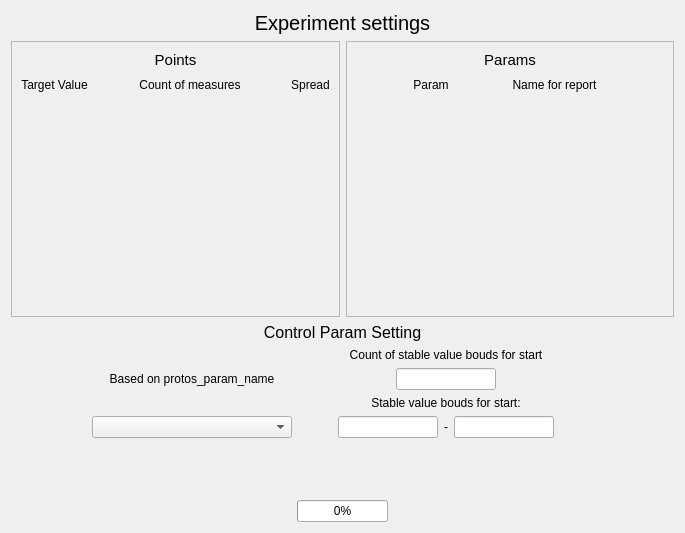
<?xml version="1.0" encoding="UTF-8"?>
<ui version="4.0">
 <class>ExperimentSettings</class>
 <widget class="QWidget" name="ExperimentSettings">
  <property name="geometry">
   <rect>
    <x>0</x>
    <y>0</y>
    <width>685</width>
    <height>533</height>
   </rect>
  </property>
  <property name="windowTitle">
   <string>Form</string>
  </property>
  <layout class="QVBoxLayout" name="verticalLayout_8">
   <item>
    <widget class="QLabel" name="main_label">
     <property name="font">
      <font>
       <pointsize>15</pointsize>
      </font>
     </property>
     <property name="text">
      <string>Experiment settings</string>
     </property>
     <property name="alignment">
      <set>Qt::AlignCenter</set>
     </property>
    </widget>
   </item>
   <item>
    <layout class="QHBoxLayout" name="horizontalLayout_4">
     <item>
      <widget class="QScrollArea" name="scrollArea">
       <property name="widgetResizable">
        <bool>true</bool>
       </property>
       <widget class="QWidget" name="ponts_area">
        <property name="geometry">
         <rect>
          <x>0</x>
          <y>0</y>
          <width>328</width>
          <height>244</height>
         </rect>
        </property>
        <layout class="QVBoxLayout" name="verticalLayout_2">
         <item>
          <widget class="QLabel" name="label_9">
           <property name="font">
            <font>
             <pointsize>11</pointsize>
            </font>
           </property>
           <property name="text">
            <string>Points</string>
           </property>
           <property name="alignment">
            <set>Qt::AlignCenter</set>
           </property>
          </widget>
         </item>
         <item>
          <layout class="QHBoxLayout" name="horizontalLayout_5">
           <item>
            <widget class="QLabel" name="label_7">
             <property name="text">
              <string>Target Value</string>
             </property>
             <property name="alignment">
              <set>Qt::AlignCenter</set>
             </property>
            </widget>
           </item>
           <item>
            <spacer name="horizontalSpacer_6">
             <property name="orientation">
              <enum>Qt::Horizontal</enum>
             </property>
             <property name="sizeHint" stdset="0">
              <size>
               <width>40</width>
               <height>20</height>
              </size>
             </property>
            </spacer>
           </item>
           <item>
            <widget class="QLabel" name="label_6">
             <property name="text">
              <string>Count of measures</string>
             </property>
             <property name="alignment">
              <set>Qt::AlignCenter</set>
             </property>
            </widget>
           </item>
           <item>
            <spacer name="horizontalSpacer_7">
             <property name="orientation">
              <enum>Qt::Horizontal</enum>
             </property>
             <property name="sizeHint" stdset="0">
              <size>
               <width>40</width>
               <height>20</height>
              </size>
             </property>
            </spacer>
           </item>
           <item>
            <widget class="QLabel" name="label_8">
             <property name="text">
              <string>Spread</string>
             </property>
             <property name="alignment">
              <set>Qt::AlignCenter</set>
             </property>
            </widget>
           </item>
          </layout>
         </item>
         <item>
          <layout class="QVBoxLayout" name="ponts_layout">
           <property name="spacing">
            <number>3</number>
           </property>
          </layout>
         </item>
         <item>
          <spacer name="verticalSpacer">
           <property name="orientation">
            <enum>Qt::Vertical</enum>
           </property>
           <property name="sizeHint" stdset="0">
            <size>
             <width>20</width>
             <height>40</height>
            </size>
           </property>
          </spacer>
         </item>
         <item>
          <layout class="QHBoxLayout" name="horizontalLayout_8">
           <item>
            <widget class="QPushButton" name="add_point_btn">
             <property name="sizePolicy">
              <sizepolicy hsizetype="Fixed" vsizetype="Fixed">
               <horstretch>0</horstretch>
               <verstretch>0</verstretch>
              </sizepolicy>
             </property>
             <property name="minimumSize">
              <size>
               <width>30</width>
               <height>30</height>
              </size>
             </property>
             <property name="maximumSize">
              <size>
               <width>30</width>
               <height>30</height>
              </size>
             </property>
             <property name="text">
              <string/>
             </property>
             <property name="icon">
              <iconset resource="../Resources/files.qrc">
               <normaloff>:/icons/confirm.svg</normaloff>:/icons/confirm.svg</iconset>
             </property>
             <property name="iconSize">
              <size>
               <width>25</width>
               <height>25</height>
              </size>
             </property>
             <property name="flat">
              <bool>true</bool>
             </property>
            </widget>
           </item>
          </layout>
         </item>
        </layout>
       </widget>
      </widget>
     </item>
     <item>
      <widget class="QScrollArea" name="scrollArea_2">
       <property name="widgetResizable">
        <bool>true</bool>
       </property>
       <widget class="QWidget" name="params_area">
        <property name="geometry">
         <rect>
          <x>0</x>
          <y>0</y>
          <width>327</width>
          <height>244</height>
         </rect>
        </property>
        <layout class="QVBoxLayout" name="verticalLayout_4">
         <item>
          <widget class="QLabel" name="label_12">
           <property name="font">
            <font>
             <pointsize>11</pointsize>
            </font>
           </property>
           <property name="text">
            <string>Params</string>
           </property>
           <property name="alignment">
            <set>Qt::AlignCenter</set>
           </property>
          </widget>
         </item>
         <item>
          <layout class="QHBoxLayout" name="horizontalLayout_6">
           <item>
            <widget class="QLabel" name="label_11">
             <property name="minimumSize">
              <size>
               <width>150</width>
               <height>0</height>
              </size>
             </property>
             <property name="text">
              <string>Param</string>
             </property>
             <property name="alignment">
              <set>Qt::AlignCenter</set>
             </property>
            </widget>
           </item>
           <item>
            <widget class="QLabel" name="label_10">
             <property name="text">
              <string>Name for report</string>
             </property>
             <property name="alignment">
              <set>Qt::AlignCenter</set>
             </property>
            </widget>
           </item>
           <item>
            <spacer name="horizontalSpacer_5">
             <property name="orientation">
              <enum>Qt::Horizontal</enum>
             </property>
             <property name="sizeHint" stdset="0">
              <size>
               <width>40</width>
               <height>20</height>
              </size>
             </property>
            </spacer>
           </item>
          </layout>
         </item>
         <item>
          <layout class="QVBoxLayout" name="params_layout">
           <property name="spacing">
            <number>3</number>
           </property>
          </layout>
         </item>
         <item>
          <spacer name="verticalSpacer_2">
           <property name="orientation">
            <enum>Qt::Vertical</enum>
           </property>
           <property name="sizeHint" stdset="0">
            <size>
             <width>20</width>
             <height>40</height>
            </size>
           </property>
          </spacer>
         </item>
         <item>
          <layout class="QHBoxLayout" name="horizontalLayout_9">
           <item>
            <widget class="QPushButton" name="add_param_btn">
             <property name="sizePolicy">
              <sizepolicy hsizetype="Fixed" vsizetype="Fixed">
               <horstretch>0</horstretch>
               <verstretch>0</verstretch>
              </sizepolicy>
             </property>
             <property name="minimumSize">
              <size>
               <width>30</width>
               <height>30</height>
              </size>
             </property>
             <property name="maximumSize">
              <size>
               <width>30</width>
               <height>30</height>
              </size>
             </property>
             <property name="text">
              <string/>
             </property>
             <property name="icon">
              <iconset resource="../Resources/files.qrc">
               <normaloff>:/icons/expand_more.svg</normaloff>:/icons/expand_more.svg</iconset>
             </property>
             <property name="iconSize">
              <size>
               <width>25</width>
               <height>25</height>
              </size>
             </property>
             <property name="flat">
              <bool>true</bool>
             </property>
            </widget>
           </item>
          </layout>
         </item>
        </layout>
       </widget>
      </widget>
     </item>
    </layout>
   </item>
   <item>
    <layout class="QVBoxLayout" name="verticalLayout_5">
     <item>
      <widget class="QLabel" name="label_3">
       <property name="font">
        <font>
         <pointsize>12</pointsize>
        </font>
       </property>
       <property name="text">
        <string>Control Param Setting</string>
       </property>
       <property name="alignment">
        <set>Qt::AlignCenter</set>
       </property>
      </widget>
     </item>
     <item>
      <layout class="QHBoxLayout" name="control_param_layout">
       <item>
        <spacer name="horizontalSpacer_3">
         <property name="orientation">
          <enum>Qt::Horizontal</enum>
         </property>
         <property name="sizeHint" stdset="0">
          <size>
           <width>40</width>
           <height>20</height>
          </size>
         </property>
        </spacer>
       </item>
       <item>
        <layout class="QVBoxLayout" name="protos_param_name">
         <item>
          <widget class="QLabel" name="label_4">
           <property name="text">
            <string>Based on protos_param_name</string>
           </property>
           <property name="alignment">
            <set>Qt::AlignCenter</set>
           </property>
          </widget>
         </item>
         <item>
          <widget class="QComboBox" name="ctrl_param_box">
           <property name="minimumSize">
            <size>
             <width>200</width>
             <height>0</height>
            </size>
           </property>
          </widget>
         </item>
        </layout>
       </item>
       <item>
        <layout class="QVBoxLayout" name="verticalLayout">
         <item>
          <layout class="QVBoxLayout" name="count">
           <item>
            <widget class="QLabel" name="label_5">
             <property name="text">
              <string>Count of stable value bouds for start</string>
             </property>
             <property name="alignment">
              <set>Qt::AlignCenter</set>
             </property>
            </widget>
           </item>
           <item>
            <layout class="QHBoxLayout" name="horizontalLayout_2">
             <item>
              <widget class="QLineEdit" name="count_stable">
               <property name="maximumSize">
                <size>
                 <width>100</width>
                 <height>16777215</height>
                </size>
               </property>
              </widget>
             </item>
            </layout>
           </item>
          </layout>
         </item>
         <item>
          <layout class="QVBoxLayout" name="bounds">
           <item>
            <widget class="QLabel" name="label">
             <property name="text">
              <string>Stable value bouds for start:</string>
             </property>
             <property name="alignment">
              <set>Qt::AlignCenter</set>
             </property>
            </widget>
           </item>
           <item>
            <layout class="QHBoxLayout" name="horizontalLayout_7">
             <item>
              <spacer name="horizontalSpacer">
               <property name="orientation">
                <enum>Qt::Horizontal</enum>
               </property>
               <property name="sizeHint" stdset="0">
                <size>
                 <width>40</width>
                 <height>20</height>
                </size>
               </property>
              </spacer>
             </item>
             <item>
              <widget class="QLineEdit" name="stable_value_low">
               <property name="maximumSize">
                <size>
                 <width>100</width>
                 <height>16777215</height>
                </size>
               </property>
              </widget>
             </item>
             <item>
              <widget class="QLabel" name="label_2">
               <property name="text">
                <string>-</string>
               </property>
              </widget>
             </item>
             <item>
              <widget class="QLineEdit" name="stable_value_high">
               <property name="maximumSize">
                <size>
                 <width>100</width>
                 <height>16777215</height>
                </size>
               </property>
              </widget>
             </item>
             <item>
              <spacer name="horizontalSpacer_2">
               <property name="orientation">
                <enum>Qt::Horizontal</enum>
               </property>
               <property name="sizeHint" stdset="0">
                <size>
                 <width>40</width>
                 <height>20</height>
                </size>
               </property>
              </spacer>
             </item>
            </layout>
           </item>
          </layout>
         </item>
        </layout>
       </item>
       <item>
        <spacer name="horizontalSpacer_4">
         <property name="orientation">
          <enum>Qt::Horizontal</enum>
         </property>
         <property name="sizeHint" stdset="0">
          <size>
           <width>40</width>
           <height>20</height>
          </size>
         </property>
        </spacer>
       </item>
      </layout>
     </item>
     <item>
      <layout class="QVBoxLayout" name="exp_control_layout">
       <item>
        <layout class="QHBoxLayout" name="horizontalLayout">
         <item>
          <widget class="QPushButton" name="start_exp_btn">
           <property name="sizePolicy">
            <sizepolicy hsizetype="Fixed" vsizetype="Fixed">
             <horstretch>0</horstretch>
             <verstretch>0</verstretch>
            </sizepolicy>
           </property>
           <property name="minimumSize">
            <size>
             <width>50</width>
             <height>50</height>
            </size>
           </property>
           <property name="maximumSize">
            <size>
             <width>50</width>
             <height>50</height>
            </size>
           </property>
           <property name="text">
            <string/>
           </property>
           <property name="icon">
            <iconset resource="../Resources/files.qrc">
             <normaloff>:/icons/ok_circle.svg</normaloff>
             <normalon>:/icons/status_error.svg</normalon>:/icons/ok_circle.svg</iconset>
           </property>
           <property name="iconSize">
            <size>
             <width>45</width>
             <height>45</height>
            </size>
           </property>
           <property name="flat">
            <bool>true</bool>
           </property>
          </widget>
         </item>
        </layout>
       </item>
       <item>
        <layout class="QHBoxLayout" name="horizontalLayout_3">
         <item>
          <widget class="QProgressBar" name="progressBar">
           <property name="sizePolicy">
            <sizepolicy hsizetype="Fixed" vsizetype="Fixed">
             <horstretch>0</horstretch>
             <verstretch>0</verstretch>
            </sizepolicy>
           </property>
           <property name="value">
            <number>0</number>
           </property>
          </widget>
         </item>
        </layout>
       </item>
      </layout>
     </item>
    </layout>
   </item>
  </layout>
 </widget>
 <resources>
  <include location="../Resources/files.qrc"/>
 </resources>
 <connections/>
</ui>
